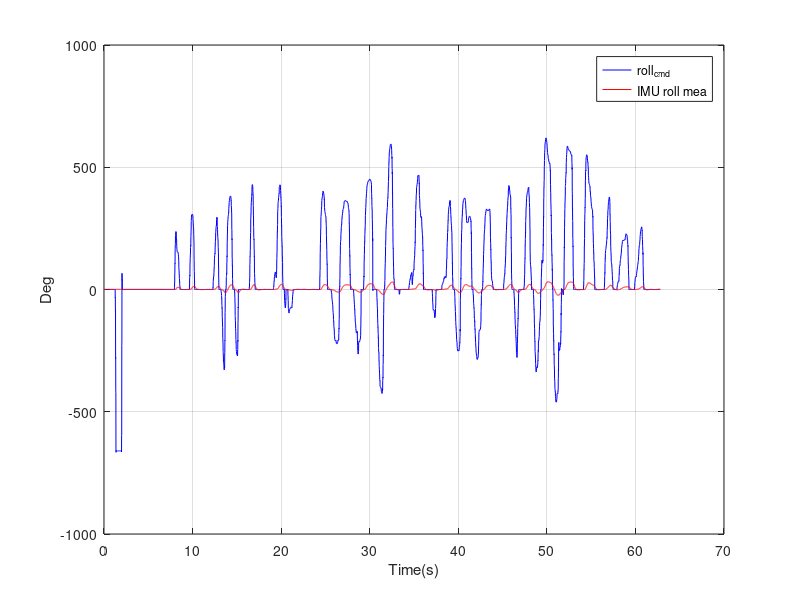
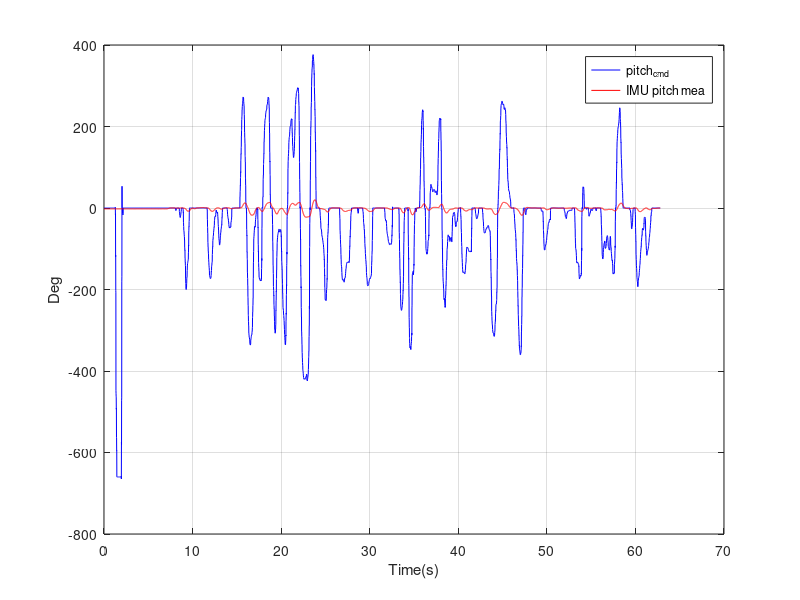
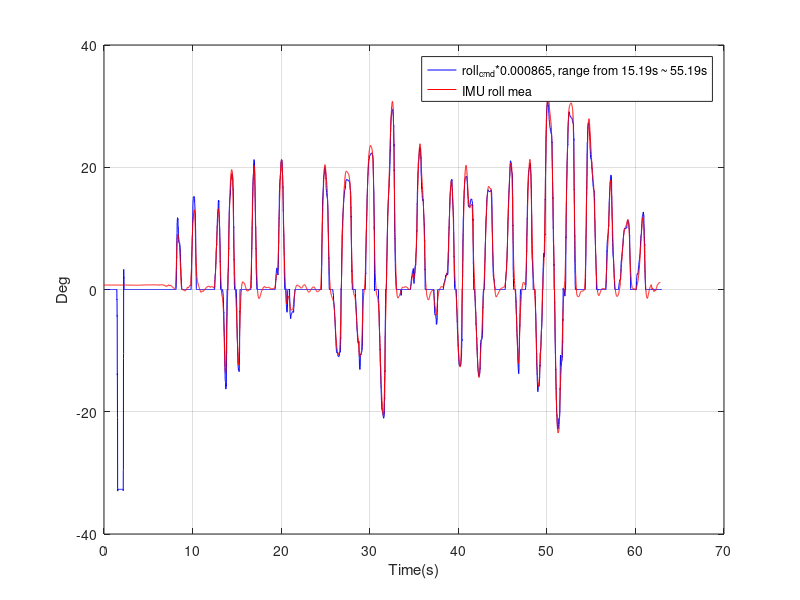
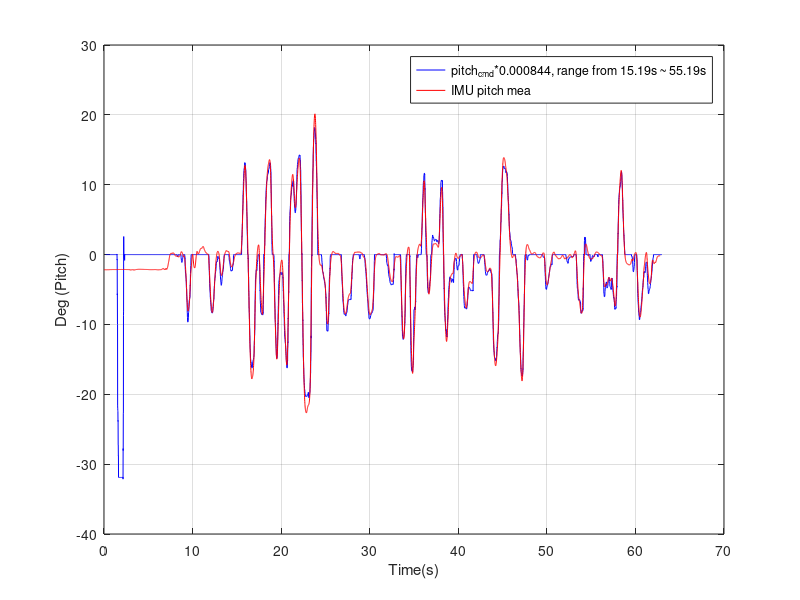

These charts were generated, in order, by the following MATLAB code:
%Copyright (C) 2017, by 
%Inkyu Sa, inkyu.sa@mavt.ethz.ch
%Mina Kamel, mina.kamel@mavt.ethz.ch

%This is free software: you can redistribute it and/or modify
%it under the terms of the GNU Lesser General Public License as published by
%the Free Software Foundation, either version 3 of the License, or
%(at your option) any later version.
 
%This software package is distributed in the hope that it will be useful,
%but WITHOUT ANY WARRANTY; without even the implied warranty of
%MERCHANTABILITY or FITNESS FOR A PARTICULAR PURPOSE.  See the
%GNU Lesser General Public License for more details.

%You should have received a copy of the GNU Leser General Public License.
%If not, see <http://www.gnu.org/licenses/>.

close all
clear all
load data/ExperimentPitchRoll.mat
roll_vc_cmd = Experiment1.RCData.channel(2,:);
roll_vc_cmd = roll_vc_cmd-1024;

pitch_vc_cmd = Experiment1.RCData.channel(1,:);
pitch_vc_cmd = pitch_vc_cmd-1024;

rc_t=Experiment1.RCData.t;

vicon_roll=Experiment1.rpy(1,:); %in rad!!!
vicon_pitch=Experiment1.rpy(2,:); %in rad!!!
vicon_t=Experiment1.Vicon.t; % in second.
ts = mean(diff(vicon_t)); % in second.

figure('Name','Before regression Roll');
plot(rc_t,roll_vc_cmd,'b');
hold on;
plot(vicon_t,rad2deg(vicon_roll),'r');
xlabel('Time(s)');
ylabel('Deg');
legend('roll_{cmd}','IMU roll mea');
grid on;


figure('Name','Before regression Pitch');
plot(rc_t,pitch_vc_cmd,'b');
hold on;
plot(vicon_t,rad2deg(vicon_pitch),'r');
xlabel('Time(s)');
ylabel('Deg');
legend('pitch_{cmd}','IMU pitch_ mea');
grid on;

[roll,lag_roll]=xcorr(roll_vc_cmd,vicon_roll);

[~,I_roll]=max(roll);
time_sync_roll=lag_roll(I_roll);

rc_t = rc_t-time_sync_roll*ts;


%========================
% Selecting sample range
%========================

start_t=15; % in Sec
end_t=55; % in Sec


b_idx=min(find(abs(rc_t - start_t)< ts));
e_idx=min(find(abs(rc_t - end_t)< ts));
samp_range_u=b_idx:e_idx;

b_idx=min(find(abs(vicon_t - start_t)< ts));
e_idx=min(find(abs(vicon_t - end_t)< ts));
samp_range_y=b_idx:e_idx;


u_roll=detrend(roll_vc_cmd(samp_range_u));
u_pitch=detrend(pitch_vc_cmd(samp_range_u));
u_t=rc_t(samp_range_u);
y_roll=detrend(vicon_roll(samp_range_y));
y_pitch=detrend(vicon_pitch(samp_range_y));
y_t=vicon_t(samp_range_y);

%==================================
% nonlinear optimisation for roll
%==================================
f=@(x)sum((y_roll - x*u_roll).^2);
options = optimset('Display','Iter','MaxIter',2000,...
                   'MaxFunEvals',20000,...
                   'TolFun',1e-99,...
                   'TolX',1e-99);
th=0.1;
[x_roll,fval,exitflag] = fminsearch(f,th,options);
fprintf('x_roll=%f\n',x_roll);

figure('Name','After regression roll');
plot(rc_t,rad2deg(roll_vc_cmd*x_roll),'b');
hold on;
plot(vicon_t,rad2deg(vicon_roll),'r');
xlabel('Time(s)');
ylabel('Deg');
strLeg_Roll=sprintf('roll_{cmd}*%f, range from %.2fs ~ %.2fs',x_roll,rc_t(b_idx),rc_t(e_idx));
legend(strLeg_Roll,'IMU roll mea');
grid on;


%==================================
% nonlinear optimisation for pitch
%==================================
f=@(x)sum((y_pitch - x*u_pitch).^2);
options = optimset('Display','Iter','MaxIter',2000,...
                   'MaxFunEvals',20000,...
                   'TolFun',1e-99,...
                   'TolX',1e-99);
th=0.1;
[x_pitch,fval,exitflag] = fminsearch(f,th,options);
fprintf('x_pitch=%f\n',x_pitch);

figure('Name','After regression Pitch');
plot(rc_t,rad2deg(pitch_vc_cmd*x_pitch),'b');
hold on;
plot(vicon_t,rad2deg(vicon_pitch),'r');
xlabel('Time(s)');
ylabel('Deg (Pitch)');
strLeg_Pitch=sprintf('pitch_{cmd}*%f, range from %.2fs ~ %.2fs',x_pitch,rc_t(b_idx),rc_t(e_idx));
legend(strLeg_Pitch,'IMU pitch mea');
grid on;

